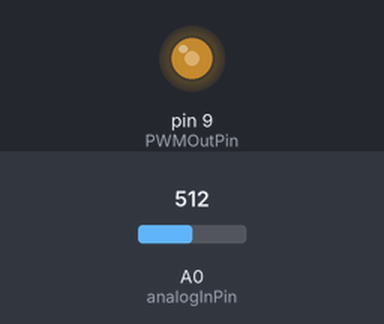
Bench run of a sketch on a simulated Arduino Uno, built with avr-gcc and run on an emulated ATmega328P. On the bench: output pins drawn as LEDs (lit = HIGH). Inputs (shaded band) come from the test bench; at power-on: A0 (analogInPin) = 512.

Above: at 1.2 s.
1.3 s: A0 (analogInPin) set to 716
At 2.4 s:
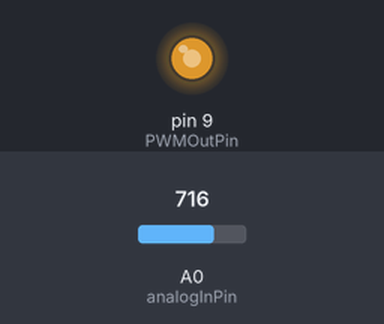
2.8 s: A0 (analogInPin) set to 900
At 3.7 s:
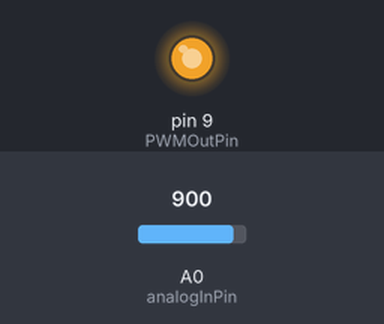
4.3 s: A0 (analogInPin) set to 122
At 4.8 s:
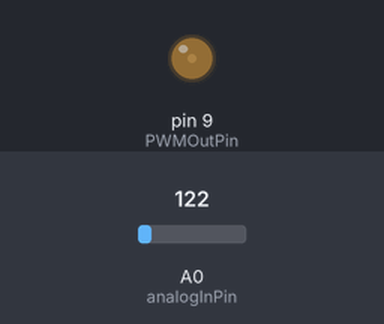
5.8 s: A0 (analogInPin) set to 0
At 7.0 s:
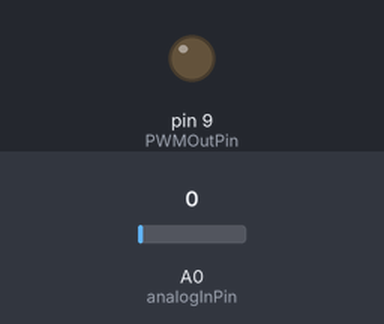
7.3 s: A0 (analogInPin) set to 511
At 8.2 s:
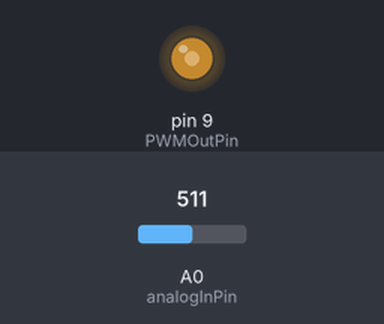
Timing chart, 0 to 9.8 s (numbered marks = the images above; inputs shaded):
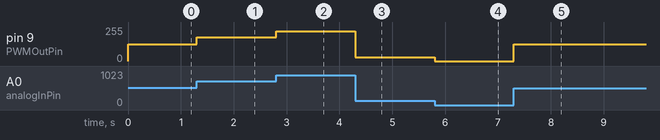

The sketch:

pwmexample.ino
```cpp
const int analogInPin = A0;  // Analog input pin that the potentiometer is attached to
const int PWMOutPin = 9; // Analog output pin that the LED is attached to

int sensorValue = 0;        // value read from the pot
int outputValue = 0;        // value output to the PWM (analog out)

void setup()
{
}

void loop()
{
// read the analog in value:
sensorValue = analogRead(analogInPin);
// map it to the range of the analog out:
outputValue = map(sensorValue, 0, 1023, 0, 255);
// change the analog out value:
analogWrite(PWMOutPin, outputValue);
// wait 2 milliseconds for the a/d converter to settle
delay(2);
}
```

Measured:
- after the input at 1.3 s, pin 9 (PWMOutPin): 127/255 → 178/255 at once
- after the input at 2.8 s, pin 9 (PWMOutPin): 178/255 → 224/255 at once
- after the input at 4.3 s, pin 9 (PWMOutPin): 224/255 → 30/255 at once
- after the input at 5.8 s, pin 9 (PWMOutPin): 30/255 → 0/255 at once
- after the input at 7.3 s, pin 9 (PWMOutPin): 0/255 → 127/255 at once
